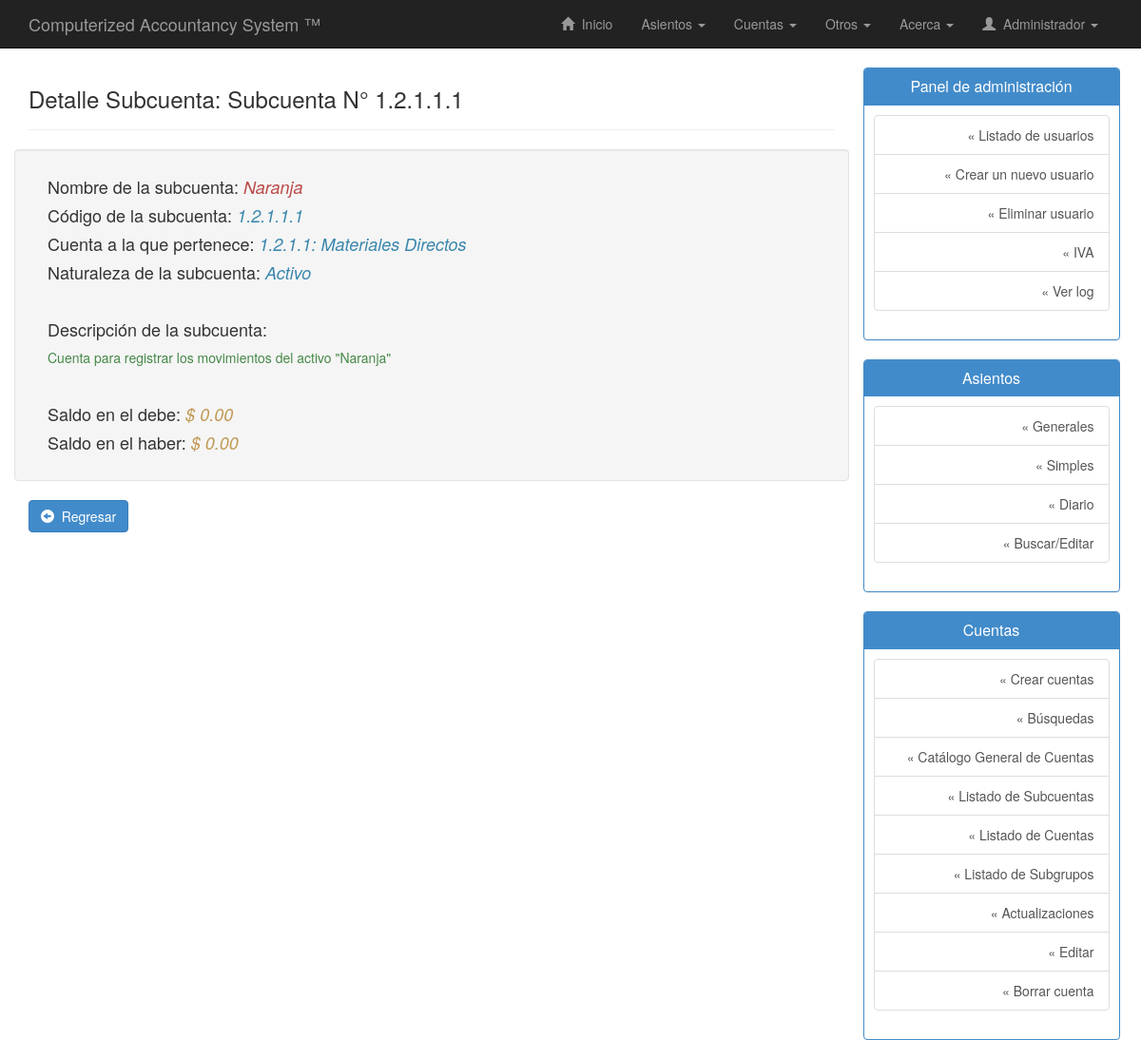
/php/detalle-subcuenta.php?subcuenta=1.2.1.1.1 (signed in, upper part), run on an earlier commit of the app's database.
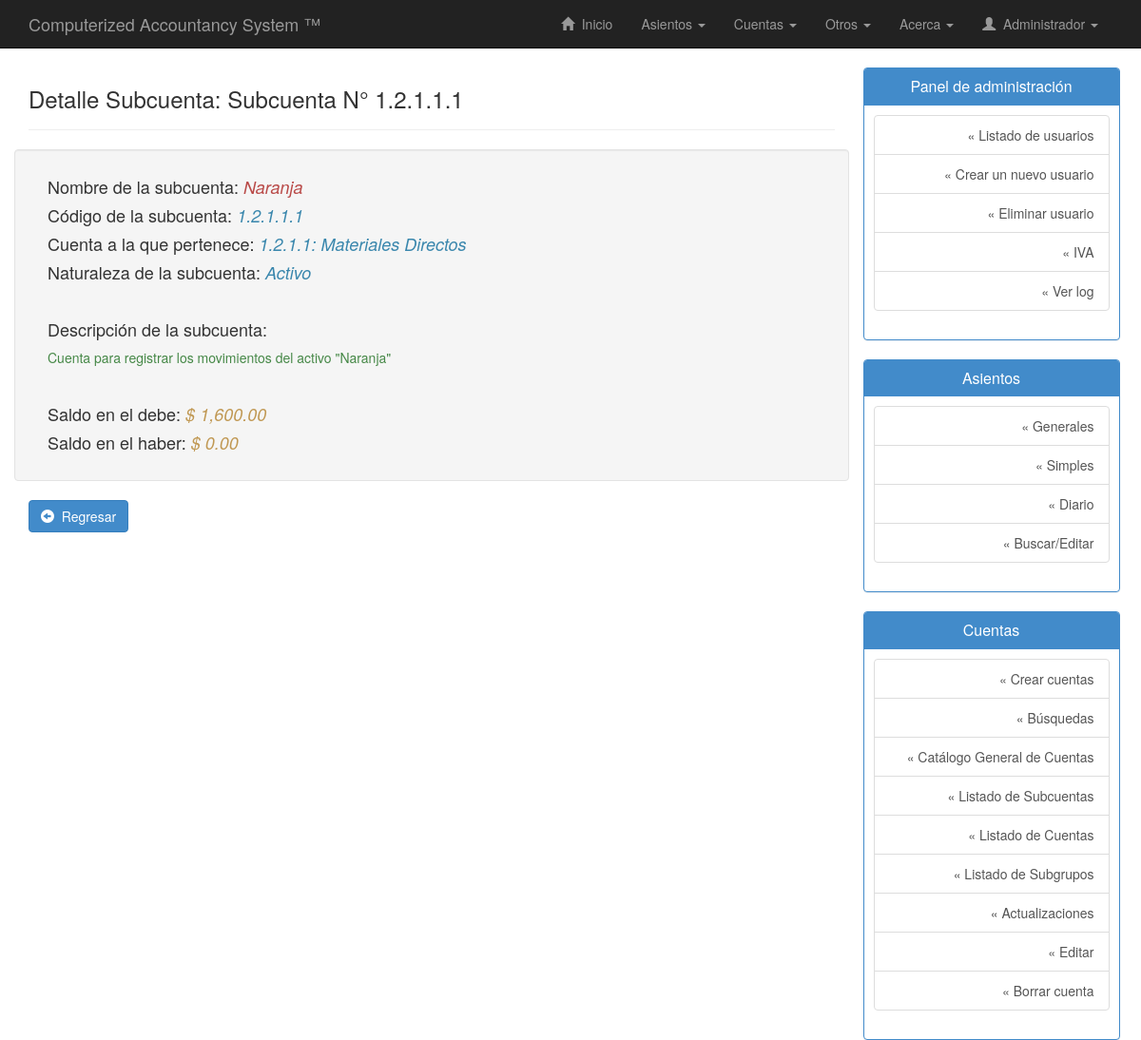
And on a later commit of the database.
### tables this page shows
CREATE TABLE IF NOT EXISTS `subcuentas` (
  `codigo_subcuenta` varchar(20) NOT NULL,
  `cuenta` varchar(20) NOT NULL,
  `nombre_subcuenta` varchar(50) NOT NULL,
  `descripcion` varchar(255) DEFAULT NULL,
  `saldo_debe` double NOT NULL,
  `saldo_haber` double NOT NULL,
  PRIMARY KEY (`codigo_subcuenta`),
  KEY `cuenta` (`cuenta`)
);

### php/detalle-subcuenta.php (the view, shortened to what this page needs)
<!DOCTYPE html>
<html lang="es">
<head>
	<link rel="stylesheet" type="text/css" href="../css/bootstrap.min.css"/>
	<link rel="stylesheet" type="text/css" href="../css/estilos.css"/>
</head>
<body>
	<?php include("nav.php"); ?>
	<?php
	$id = $_GET["subcuenta"];
	$sql = "SELECT * FROM subcuentas WHERE codigo_subcuenta='$id'";
	$ejecutar_consulta = $conexion->query($sql);
	while ($registro = $ejecutar_consulta->fetch_assoc()) {
		$cuenta = $registro["cuenta"];
		$nombre = $registro["nombre_subcuenta"];
		$codigo_subcuenta = $registro["codigo_subcuenta"];
		$descripcion = $registro["descripcion"];
		$saldodebe = $registro["saldo_debe"];
		$saldohaber = $registro["saldo_haber"];
	}
	$sql = "SELECT nombre_cuenta from cuentas where codigo_cuenta='$cuenta'";
	$ejecutar_consulta = $conexion->query($sql);
	$reg = $ejecutar_consulta->fetch_assoc();
	$nombre_cuenta = $reg["nombre_cuenta"];
	?>
	<div class="container" id="contenido">
		<div class="row row-offcanvas row-offcanvas-right">
			<div class="col-xs-12 col-sm-9">
				<div class="page-header">
        			<h3>Detalle Subcuenta: Subcuenta N° <?php echo $_GET["subcuenta"]; ?></h3>
        		</div>
        		<div class="row well">
        			<div class="col-lg-12">
        				<p><h4>Nombre de la subcuenta: <em class="text-danger"><?php echo utf8_encode($nombre); ?></em></h4></p>
        				<p><h4>Código de la subcuenta: <em class="text-info"><?php echo $codigo_subcuenta; ?></em></h4></p>
        				<p><h4>Cuenta a la que pertenece: <em class="text-info"><?php echo $cuenta.": ".utf8_encode($nombre_cuenta); ?></em></h4></p>
        				<p>
        					<h4>
        						Naturaleza de la subcuenta:
        						<em class="text-info">
        							<?php
        							if(substr($codigo_subcuenta, 0,1)==1){
        								echo "Activo";
        							}
        							?>
        						</em>
        					</h4>
        				</p>
        				<br>
        				<p>
        					<h4>Descripción de la subcuenta:</h4>
        					<p class="text-success" align="justify">
        						<?php echo utf8_encode($descripcion); ?>
        					</p>
        				</p>
        				<br>
        				<p><h4>Saldo en el debe: <em class="text-warning">$ <?php echo number_format($saldodebe,2); ?></em></h4></p>
        				<p><h4>Saldo en el haber: <em class="text-warning">$ <?php echo number_format($saldohaber,2); ?></em></h4></p>
        			</div>
        		</div>
        		<div>
        			<a class="btn btn-primary" href="javascript:history.go(-1)"><span class="glyphicon glyphicon-circle-arrow-left"></span> &nbsp;Regresar</a>
        		</div>
        	</div>
        	<?php include("sidebar.php"); ?>
        </div>
    </div>
</body>
</html>

What changed in the data, as far as the page shows it:
changed subcuentas "Naranja": saldo_debe "0.00" → "1,600.00"
